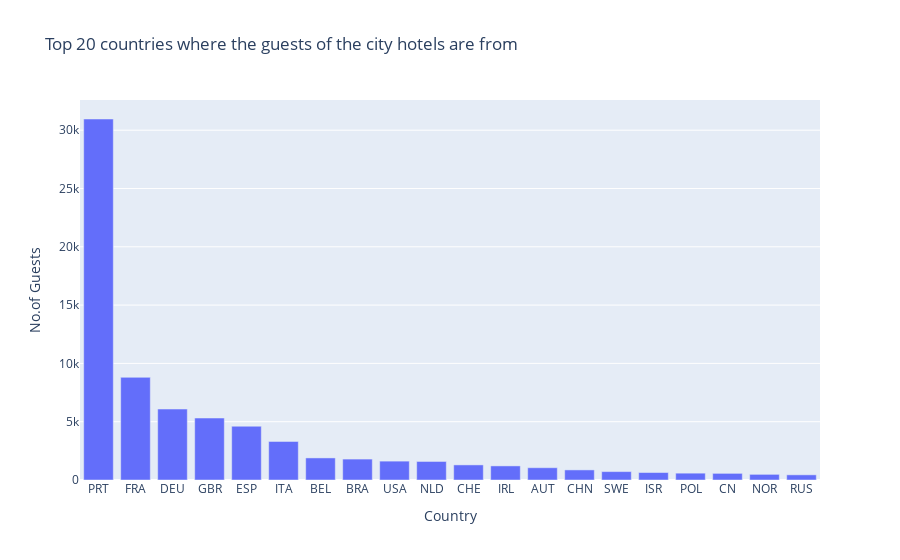

Here is the notebook cell this chart was saved with:
### Code cell
country_city = get_country(city_data, 20)
fig2 = px.bar(country_city, x='Country', y='No.of Guests', title='Top 20 countries where the guests of the city hotels are from')
fig2.show()

### Figure 1 — Plotly figure (JSON) as saved in the notebook; plotly's stock layout.template omitted (floating-point values rounded to 4 significant figures)
{"data": [{"alignmentgroup": "True", "hovertemplate": "Country=%{x}<br>No.of Guests=%{y}<extra></extra>", "legendgroup": "", "marker": {"color": "#636efa"}, "name": "", "offsetgroup": "", "orientation": "v", "showlegend": false, "textposition": "auto", "type": "bar", "x": ["PRT", "FRA", "DEU", "GBR", "ESP", "ITA", "BEL", "BRA", "USA", "NLD", "CHE", "IRL", "AUT", "CHN", "SWE", "ISR", "POL", "CN", "NOR", "RUS"], "xaxis": "x", "y": [30960, 8804, 6084, 5315, 4611, 3307, 1894, 1794, 1618, 1590, 1295, 1209, 1053, 865, 720, 641, 586, 569, 484, 443], "yaxis": "y"}], "layout": {"barmode": "relative", "legend": {"tracegroupgap": 0}, "title": {"text": "Top 20 countries where the guests of the city hotels are from"}, "xaxis": {"anchor": "y", "domain": [0, 1], "title": {"text": "Country"}}, "yaxis": {"anchor": "x", "domain": [0, 1], "title": {"text": "No.of Guests"}}}}
